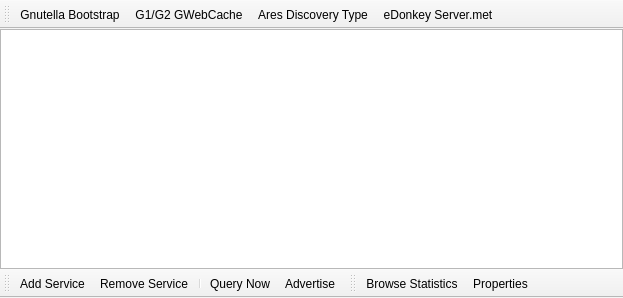
<?xml version="1.0" encoding="UTF-8"?>
<ui version="4.0">
 <class>WidgetDiscovery</class>
 <widget class="QMainWindow" name="WidgetDiscovery">
  <property name="geometry">
   <rect>
    <x>0</x>
    <y>0</y>
    <width>623</width>
    <height>298</height>
   </rect>
  </property>
  <property name="windowTitle">
   <string>Discovery</string>
  </property>
  <property name="windowIcon">
   <iconset resource="Resource.qrc">
    <normaloff>:/Resource/Network/Discovery.png</normaloff>:/Resource/Network/Discovery.png</iconset>
  </property>
  <widget class="QWidget" name="centralwidget">
   <layout class="QVBoxLayout" name="verticalLayout">
    <property name="spacing">
     <number>0</number>
    </property>
    <property name="margin">
     <number>0</number>
    </property>
    <item>
     <widget class="QTreeView" name="treeViewDiscovery"/>
    </item>
   </layout>
  </widget>
  <widget class="QToolBar" name="toolBarServices">
   <property name="contextMenuPolicy">
    <enum>Qt::PreventContextMenu</enum>
   </property>
   <property name="windowTitle">
    <string>toolBar</string>
   </property>
   <property name="iconSize">
    <size>
     <width>16</width>
     <height>16</height>
    </size>
   </property>
   <property name="toolButtonStyle">
    <enum>Qt::ToolButtonTextBesideIcon</enum>
   </property>
   <property name="floatable">
    <bool>false</bool>
   </property>
   <attribute name="toolBarArea">
    <enum>TopToolBarArea</enum>
   </attribute>
   <attribute name="toolBarBreak">
    <bool>false</bool>
   </attribute>
   <addaction name="actionDiscoveryGnutellaBootstrap"/>
   <addaction name="actionG1G2GWebCache"/>
   <addaction name="actionAresDiscoveryType"/>
   <addaction name="actionEDonkeyServerMet"/>
  </widget>
  <widget class="QToolBar" name="toolBarControls">
   <property name="contextMenuPolicy">
    <enum>Qt::PreventContextMenu</enum>
   </property>
   <property name="windowTitle">
    <string>toolBar_2</string>
   </property>
   <property name="iconSize">
    <size>
     <width>16</width>
     <height>16</height>
    </size>
   </property>
   <property name="toolButtonStyle">
    <enum>Qt::ToolButtonTextBesideIcon</enum>
   </property>
   <property name="floatable">
    <bool>false</bool>
   </property>
   <attribute name="toolBarArea">
    <enum>BottomToolBarArea</enum>
   </attribute>
   <attribute name="toolBarBreak">
    <bool>false</bool>
   </attribute>
   <addaction name="actionDiscoveryAddService"/>
   <addaction name="actionDiscoveryRemoveService"/>
   <addaction name="separator"/>
   <addaction name="actionDiscoveryQueryNow"/>
   <addaction name="actionDiscoveryAdvertise"/>
  </widget>
  <widget class="QToolBar" name="toolBarProperties">
   <property name="contextMenuPolicy">
    <enum>Qt::PreventContextMenu</enum>
   </property>
   <property name="windowTitle">
    <string>toolBar_3</string>
   </property>
   <property name="iconSize">
    <size>
     <width>16</width>
     <height>16</height>
    </size>
   </property>
   <property name="toolButtonStyle">
    <enum>Qt::ToolButtonTextBesideIcon</enum>
   </property>
   <property name="floatable">
    <bool>false</bool>
   </property>
   <attribute name="toolBarArea">
    <enum>BottomToolBarArea</enum>
   </attribute>
   <attribute name="toolBarBreak">
    <bool>false</bool>
   </attribute>
   <addaction name="actionDiscoveryBrowseStatistics"/>
   <addaction name="actionDiscoveryProperties"/>
  </widget>
  <action name="actionDiscoveryGnutellaBootstrap">
   <property name="icon">
    <iconset resource="Resource.qrc">
     <normaloff>:/Resource/Networks/Gnutella.png</normaloff>:/Resource/Networks/Gnutella.png</iconset>
   </property>
   <property name="text">
    <string>Gnutella Bootstrap</string>
   </property>
   <property name="toolTip">
    <string>Gnutella Bootstrap</string>
   </property>
  </action>
  <action name="actionDiscoveryAddService">
   <property name="icon">
    <iconset resource="Resource.qrc">
     <normaloff>:/Resource/Generic/Add.png</normaloff>:/Resource/Generic/Add.png</iconset>
   </property>
   <property name="text">
    <string>Add Service</string>
   </property>
   <property name="toolTip">
    <string>Add Service</string>
   </property>
  </action>
  <action name="actionDiscoveryBrowseStatistics">
   <property name="icon">
    <iconset resource="Resource.qrc">
     <normaloff>:/Resource/Network/BrowseStatistics.png</normaloff>:/Resource/Network/BrowseStatistics.png</iconset>
   </property>
   <property name="text">
    <string>Browse Statistics</string>
   </property>
   <property name="toolTip">
    <string>Browse Statistics</string>
   </property>
  </action>
  <action name="actionG1G2GWebCache">
   <property name="icon">
    <iconset resource="Resource.qrc">
     <normaloff>:/Resource/Networks/Gnutella.png</normaloff>:/Resource/Networks/Gnutella.png</iconset>
   </property>
   <property name="text">
    <string>G1/G2 GWebCache</string>
   </property>
   <property name="toolTip">
    <string>G1/G2 GWebCache</string>
   </property>
  </action>
  <action name="actionAresDiscoveryType">
   <property name="icon">
    <iconset resource="Resource.qrc">
     <normaloff>:/Resource/Networks/Ares.png</normaloff>:/Resource/Networks/Ares.png</iconset>
   </property>
   <property name="text">
    <string>Ares Discovery Type</string>
   </property>
   <property name="toolTip">
    <string>Ares Discovery Type</string>
   </property>
  </action>
  <action name="actionEDonkeyServerMet">
   <property name="icon">
    <iconset resource="Resource.qrc">
     <normaloff>:/Resource/Networks/EDonkey.png</normaloff>:/Resource/Networks/EDonkey.png</iconset>
   </property>
   <property name="text">
    <string>eDonkey Server.met</string>
   </property>
   <property name="toolTip">
    <string>eDonkey Server.met</string>
   </property>
  </action>
  <action name="actionDiscoveryRemoveService">
   <property name="icon">
    <iconset resource="Resource.qrc">
     <normaloff>:/Resource/Generic/Remove.png</normaloff>:/Resource/Generic/Remove.png</iconset>
   </property>
   <property name="text">
    <string>Remove Service</string>
   </property>
   <property name="toolTip">
    <string>Remove Service</string>
   </property>
  </action>
  <action name="actionDiscoveryQueryNow">
   <property name="icon">
    <iconset resource="Resource.qrc">
     <normaloff>:/Resource/Network/QueryNow.png</normaloff>:/Resource/Network/QueryNow.png</iconset>
   </property>
   <property name="text">
    <string>Query Now</string>
   </property>
   <property name="toolTip">
    <string>Query Now</string>
   </property>
  </action>
  <action name="actionDiscoveryAdvertise">
   <property name="icon">
    <iconset resource="Resource.qrc">
     <normaloff>:/Resource/Network/Advertise.png</normaloff>:/Resource/Network/Advertise.png</iconset>
   </property>
   <property name="text">
    <string>Advertise</string>
   </property>
   <property name="toolTip">
    <string>Advertise</string>
   </property>
  </action>
  <action name="actionDiscoveryProperties">
   <property name="icon">
    <iconset resource="Resource.qrc">
     <normaloff>:/Resource/Generic/Properties.png</normaloff>:/Resource/Generic/Properties.png</iconset>
   </property>
   <property name="text">
    <string>Properties</string>
   </property>
   <property name="toolTip">
    <string>Properties</string>
   </property>
  </action>
 </widget>
 <resources>
  <include location="Resource.qrc"/>
 </resources>
 <connections/>
</ui>
